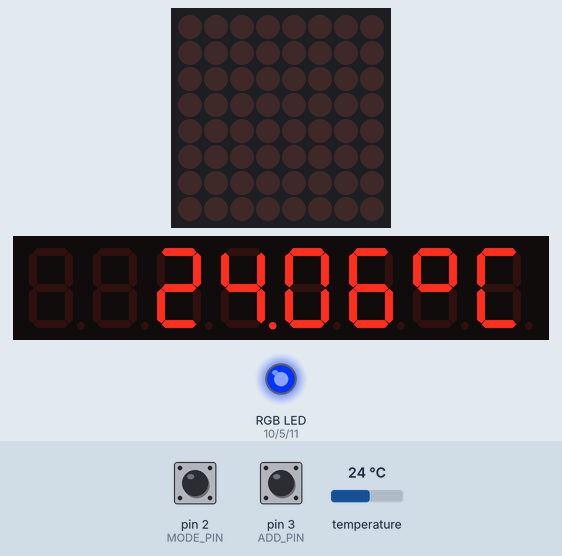
Simulated run of this sketch. Board: Arduino Uno, built with avr-gcc and run on an emulated ATmega328P. On the bench: 8×8 LED matrix, 8-digit seven-segment display, an RGB LED mixed from three pins (HIGH = lit). Inputs (shaded band) come from the test bench; at power-on: temperature 24 °C, pin 2 (MODE_PIN) HIGH, pin 3 (ADD_PIN) HIGH. The local clock reads 2024-03-15 10:24:30 at power-on unless the sketch sets it.

Above: at 13.3 s.
13.4 s: temperature set to 12 °C
At 13.72 s:
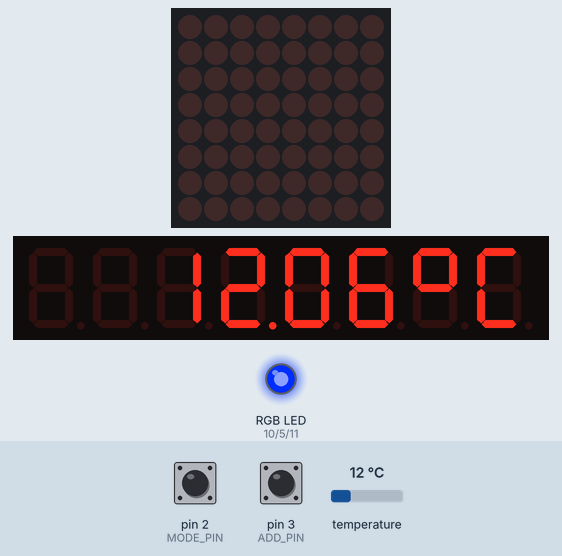
18.5 s: temperature set to 19 °C
23.1 s: pin 2 (MODE_PIN) pulled LOW for 3 s
At 26.28 s:
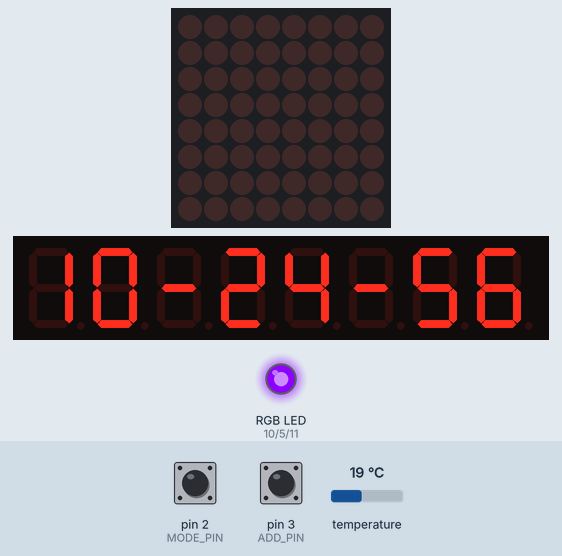
27.7 s: pin 2 (MODE_PIN) pulled LOW for 3 s
At 30.82 s:
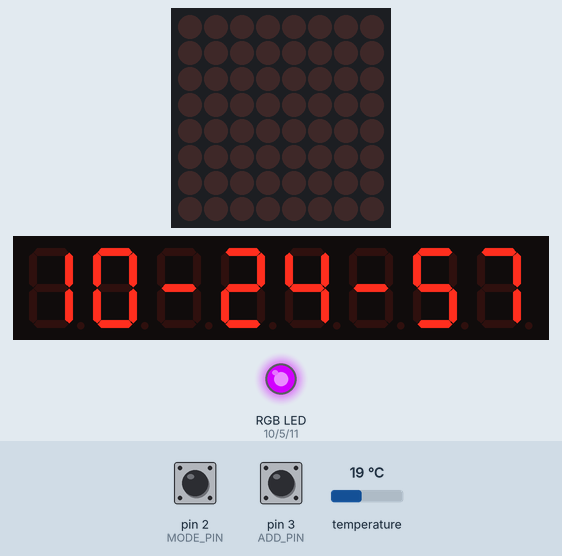
32.3 s: pin 3 (ADD_PIN) pulled LOW for 3 s
39.9 s: pin 3 (ADD_PIN) pulled LOW for 3 s
At 43.11 s:
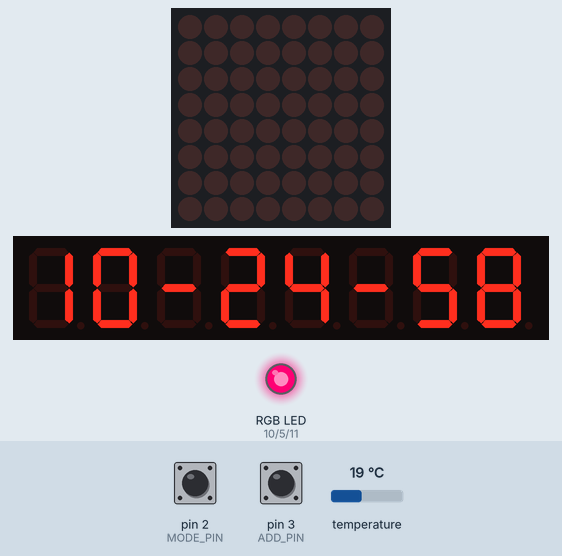
Timing chart, 0 to 48.0 s (numbered marks = the images above; inputs shaded):
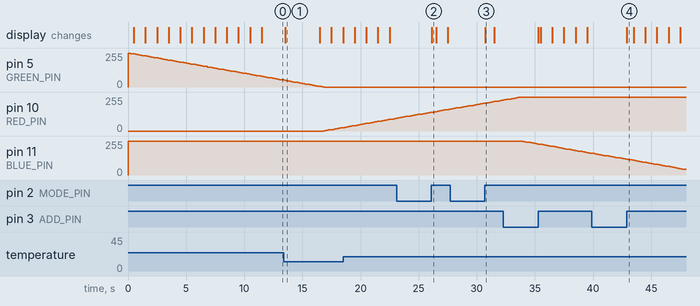

Measured:
- after the input at 27.7 s, the display: changes after 3.0 s (image 3)
- after the input at 39.9 s, the display: changes after 3.0 s (image 4)
- what the display in image 3 shows lasts 0.8 s, from 30.7 s to 31.5 s

The sketch:

rgb.ino
```cpp
#include <TimerOne.h>
#include <OneWire.h>
#include <iarduino_RTC.h>
#include <LedControl.h>
// НЕ ИСПОЛЬЗУЙТЕ 9 ПИН!
/* Пины экрана */
#define DATA_IN 7
#define CLK 4
#define LOAD_CS 6
//Порядковый номер экрана на шине
#define NUM_DEV 1
//Адрес дисплея
#define DISP_ADDR 0
/* Пины RGB светодиода */
#define RED_PIN 10
#define GREEN_PIN 5
#define BLUE_PIN 11
/* Датчик температуры */
#define TEMP_PIN 12
// Кнопка смены режимов (настройка времени)
#define MODE_PIN 2
#define ADD_PIN 3
/*
 * Текущий режим:
 * 0 - стандартная работа часов
 * 1 - установка часов
 * 2 - установка минут
 * 3 - установка секунд
 */
volatile byte mode = 0;
// volatile int state = LOW;

//Класс часов
iarduino_RTC time(RTC_DS3231);
//Класс дисплея
LedControl Display = LedControl(DATA_IN, CLK, LOAD_CS, NUM_DEV);
//Класс температурного датчика
OneWire ds(TEMP_PIN);

void setup()
{
    //RGB пины на выход
    pinMode(RED_PIN, OUTPUT);
    pinMode(GREEN_PIN, OUTPUT);
    pinMode(BLUE_PIN, OUTPUT);
    //Выводим дисплей из спящего режима
    Display.shutdown(DISP_ADDR, false);
    //Устанавливаем яркость свечения сегментов
    //Доступные значения от 0 до 15
    Display.setIntensity(DISP_ADDR, 15);
    //Очищаем дисплей
    Display.clearDisplay(DISP_ADDR);
    //Подключаем программное прерывание на 500 мс
    Timer1.initialize(500000);
    Timer1.attachInterrupt(timerTickISR);
    //Инициализируем RTC
    time.begin();

    // Кнопки на прерывания
    pinMode(MODE_PIN, INPUT_PULLUP);
    pinMode(ADD_PIN, INPUT_PULLUP);
    attachInterrupt(digitalPinToInterrupt(MODE_PIN), changeMode, LOW); // привязываем 0-е
    attachInterrupt(digitalPinToInterrupt(ADD_PIN), addButton, LOW); // привязываем 1-е
}

void loop()
{
    //0.0 >= hue <= 1.0 - плавная смена цвета
    static float hue = 0.0;
    setColor(hsv2rgb(hue, 1.0, 1.0));
      hue += 0.002;
      if (hue >= 1.0)
          hue = 0.0;
    delay(200);
}

void addButton()
{
    static unsigned long millis_prev = millis();
    if(millis() - 50 > millis_prev)
    {
        if (mode == 1)
            addSecond();
        else if (mode == 2)
            addMinute();
        else if (mode == 3)
            addHour();
    }
    millis_prev = millis();
}
void addSecond()
{
    if (time.seconds < 59)
        time.seconds += 1;
    else
        time.seconds = 0;
}
void addMinute()
{
    if (time.minutes < 59)
        time.minutes += 1;
    else
        time.minutes = 0;
}
void addHour()
{
    if (time.Hours < 23)
        time.Hours += 1;
    else
        time.Hours = 0;
}
void setTime()
{
    time.settime(time.seconds,time.minutes,time.Hours);
}

void changeMode() {
    static unsigned long millis_prev = millis();
    if(millis() - 80 > millis_prev)
    {
        if (mode == 3)
        {
            setTime();
            mode = 0;
        }
        else
            mode += 1;
    }
    millis_prev = millis();
}

void timerTickISR() {
    //Закодированные цифры для вывода на дисплей функцией setRow()
    const byte Digits[10] = { 0x7E, 0x30, 0x6D, 0x79, 0x33, 0x5B, 0x5F, 0x70, 0x7F, 0x7B };
    //Выводимая на дисплей строка
    static byte StrMessage[8] = { 0x00, 0x00, 0x00, 0x00, 0x00, 0x00, 0x00, 0x00 };
    //Делитель времени, каждый count == 500мс
    static byte count = 0;
    static byte isHide = 0;
    // Обычный вывод часов/температуры
    if (mode == 0)
    {
        //Запрашиваем текущее время у модуля DS1302
        time.gettime();

        //Каждую секунду, 10 секунд - часы
        if (count <= 20 && count % 2 == 0)
        {
            //Размещаем значение в выводимой строке
            StrMessage[0] = Digits[time.seconds % 10];
            StrMessage[1] = Digits[time.seconds / 10];
            StrMessage[3] = Digits[time.minutes % 10];
            StrMessage[4] = Digits[time.minutes / 10];
            StrMessage[6] = Digits[time.Hours % 10];
            StrMessage[7] = Digits[time.Hours / 10];

            if (isHide) {
                StrMessage[2] = 0;
                StrMessage[5] = 0;
            }
            else {
                StrMessage[2] = 1;
                StrMessage[5] = 1;
            }
            //Выводим строку на дисплей и попутно очищаем StrMessage
            for (int digit = 0; digit < 8; digit++)
            {
                Display.setRow(DISP_ADDR, digit, StrMessage[digit]);
                StrMessage[digit] = 0;
            }
            isHide = !isHide;
        }
        //5 секунд - температура
        /* Датчик меряет температуру ~1сек. Для этого в "нулевую" секунду
        *  мы даем команду замерять температуру. А уже с 1 по 5 - выводим
        *  вместе с замером.
        */
        if (count >= 20 && count % 2 == 0)
        {
            //Если не "нулевая" секунда
            if (count != 20)
            {
                //Очистим сегменты с 7 по 5, так как они могут быть пустыми.
                //Остальные точно перезапишутся в коде ниже
                Display.setRow(DISP_ADDR, 5, 0);
                Display.setRow(DISP_ADDR, 6, 0);
                Display.setRow(DISP_ADDR, 7, 0);
                //Выводим температуру
                float temp = getTemperature();
                //Разбиваем градусы на цифры
                StrMessage[2] = ((byte)(temp * 100)) % 10;
                StrMessage[3] = ((byte)(temp * 10)) % 10;
                StrMessage[4] = ((byte)temp) % 10;
                StrMessage[5] = (byte)(temp / 10);

                //Выводим символы градусов Цельсия
                Display.setRow(DISP_ADDR, 0, B01001110);
                Display.setRow(DISP_ADDR, 1, B01100011);

                //Если отрицательная температура - ставим минус
                if (temp < 0.0)
                {
                    //Если температура >-10C и <10C то минус ставим в 5 ячейку, иначе в 6
                    if (StrMessage[5] == 0)
                        Display.setChar(DISP_ADDR, 5, '-', false);
                    else
                        Display.setChar(DISP_ADDR, 6, '-', false);
                }
                //Выводим градусы
                Display.setDigit(DISP_ADDR, 2, StrMessage[2], false);
                Display.setDigit(DISP_ADDR, 3, StrMessage[3], false);
                //Ставим точку
                Display.setDigit(DISP_ADDR, 4, StrMessage[4], true);
                if (StrMessage[5] != 0)
                    Display.setDigit(DISP_ADDR, 5, StrMessage[5], false);

                //Очищаем StrMessage
                for (int digit = 0; digit < 8; digit++)
                    StrMessage[digit] = 0;
            }
            //Даем команду на замер температуры
            ds.reset();
            ds.write(0xCC);
            ds.write(0x44);
        }
    }
    //Установка времени
    else
    {
        if (count % 2 == 0)
        {
            //Размещаем значение в выводимой строке
            StrMessage[0] = Digits[time.seconds % 10];
            StrMessage[1] = Digits[time.seconds / 10];
            StrMessage[3] = Digits[time.minutes % 10];
            StrMessage[4] = Digits[time.minutes / 10];
            StrMessage[6] = Digits[time.Hours % 10];
            StrMessage[7] = Digits[time.Hours / 10];
            StrMessage[2] = 1;
            StrMessage[5] = 1;

            if (isHide)
            {
                if (mode == 1)
                {
                    StrMessage[0] = 0;
                    StrMessage[1] = 0;
                }
                else if (mode == 2)
                {
                    StrMessage[3] = 0;
                    StrMessage[4] = 0;
                }
                else if (mode == 3)
                {
                    StrMessage[6] = 0;
                    StrMessage[7] = 0;
                }
            }
            //Выводим строку на дисплей и попутно очищаем StrMessage
            for (int digit = 0; digit < 8; digit++)
            {
                Display.setRow(DISP_ADDR, digit, StrMessage[digit]);
                StrMessage[digit] = 0;
            }
            isHide = !isHide;
        }
    }
    //Прошли 15сек цикл
    if (count >= 31)
        count = 0;
    else
        count++;
}
float getTemperature()
{
    byte data[2];
    //Даем команду на выдачу замеренной температуры
    ds.reset();
    ds.write(0xCC);
    ds.write(0xBE);
    //Читаем
    data[0] = ds.read();
    data[1] = ds.read();
    //Преобразуем в цельсии
    return (float)((data[1] << 8) + data[0]) / 16.0;
}
//Устанавливаем цвет на RGB светодиоде
void setColor(float* rgb)
{
    analogWrite(RED_PIN, (int)((1.0 - rgb[0]) * 255));
    analogWrite(GREEN_PIN, (int)((1.0 - rgb[1]) * 255));
    analogWrite(BLUE_PIN, (int)((1.0 - rgb[2]) * 255));
}

//HSV->RGB conversion based on GLSL version
//expects hsv channels defined in 0.0 .. 1.0 interval
float fract(float x) {
    return x - int(x);
}
float mix(float a, float b, float t) {
    return a + (b - a) * t;
}
float* hsv2rgb(float h, float s, float b) {
    static float rgb[3];
    rgb[0] = b * mix(1.0, constrain(abs(fract(h + 1.0) * 6.0 - 3.0) - 1.0, 0.0, 1.0), s);
    rgb[1] = b * mix(1.0, constrain(abs(fract(h + 0.6666666) * 6.0 - 3.0) - 1.0, 0.0, 1.0), s);
    rgb[2] = b * mix(1.0, constrain(abs(fract(h + 0.3333333) * 6.0 - 3.0) - 1.0, 0.0, 1.0), s);
    return rgb;
}
```
